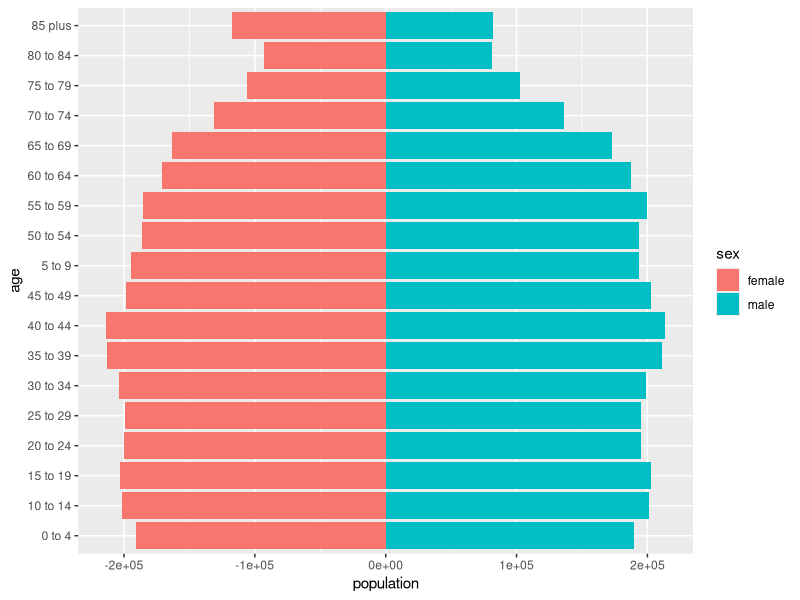

Source code (R):

# Load Packages -----------------------------------------------------------

library(tidyverse)
library(scales)


# Import Data -------------------------------------------------------------

# read_csv("https://gist.githubusercontent.com/joelehman1/ac215c9e358be0c0280678db6d865446/raw/f5df4f621b4a27b65fedebb8ac30b69874675220/mn_age_data_v4.csv") |>
#   mutate(age = str_remove(age, "age_")) |>
#   mutate(age = str_trim(age)) |>
#   mutate(age = str_replace_all(age, "_", " ")) |>
#   mutate(sex = case_when(
#     str_detect(sex_and_year, "female") ~ "female",
#     .default = "male"
#   )) |> 
#   mutate(year = parse_number(sex_and_year)) |> 
#   filter(year == 2019) |>
#   select(age, sex, population) |>
#   write_csv("data-raw/minnesota_population_2019.csv")

minnesota_population_2019 <- read_csv("data-raw/minnesota_population_2019.csv")


# Plot --------------------------------------------------------------------

minnesota_population_2019 |> 
  mutate(population = if_else(sex == "male",
                              true = population,
                              false = population * -1)) |> 
  ggplot(
    aes(x = population,
        y = age,
        fill = sex)
  ) +
  geom_col()
  


